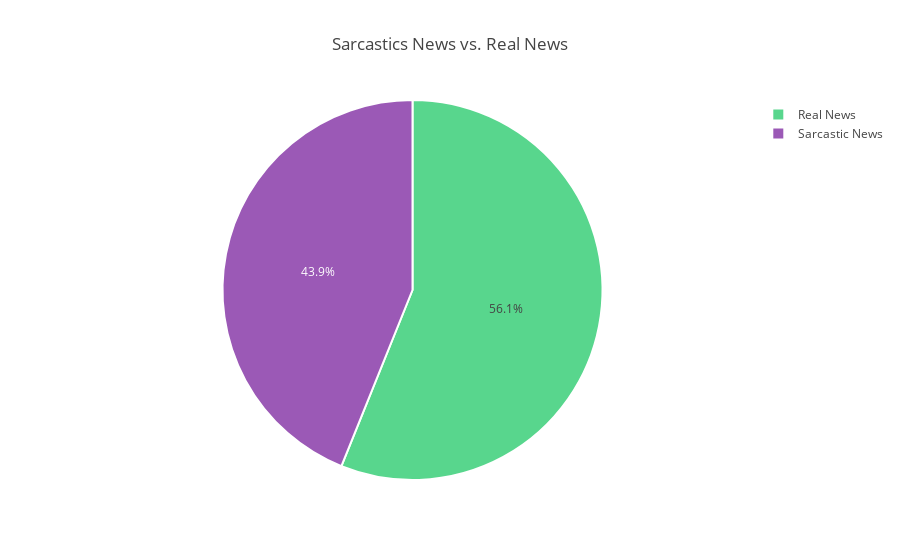

Notebook cell for this chart:
### Markdown cell above
Percentage breakdown of sarcastic news vs. real news.

### Code cell
df_sar = df.is_sarcastic.value_counts()
labels = ['Real News', 'Sarcastic News']
sizes = np.array((df_sar/ df_sar.sum()) *100)
colors = ['#58D68D', '#9B59B6']

graph = go.Pie(labels=labels, values=sizes, hoverinfo='label + percent',
              marker=dict(colors=colors, line=dict(color='#FFFFFF', width=2)))
layout = go.Layout(title='Sarcastics News vs. Real News')
data = [graph]

fig= go.Figure(data=data, layout=layout)
iplot(fig, filename='Sarcastic_Real')

### Figure 1 — Plotly figure (JSON) as saved in the notebook; plotly's stock layout.template omitted (floating-point values rounded to 4 significant figures)
{"data": [{"hoverinfo": "label+percent", "labels": ["Real News", "Sarcastic News"], "marker": {"colors": ["#58D68D", "#9B59B6"], "line": {"color": "#FFFFFF", "width": 2}}, "type": "pie", "uid": "3d17acc8-8d68-11e9-850a-8c85904900de", "values": [56.1, 43.9]}], "layout": {"title": "Sarcastics News vs. Real News"}}
